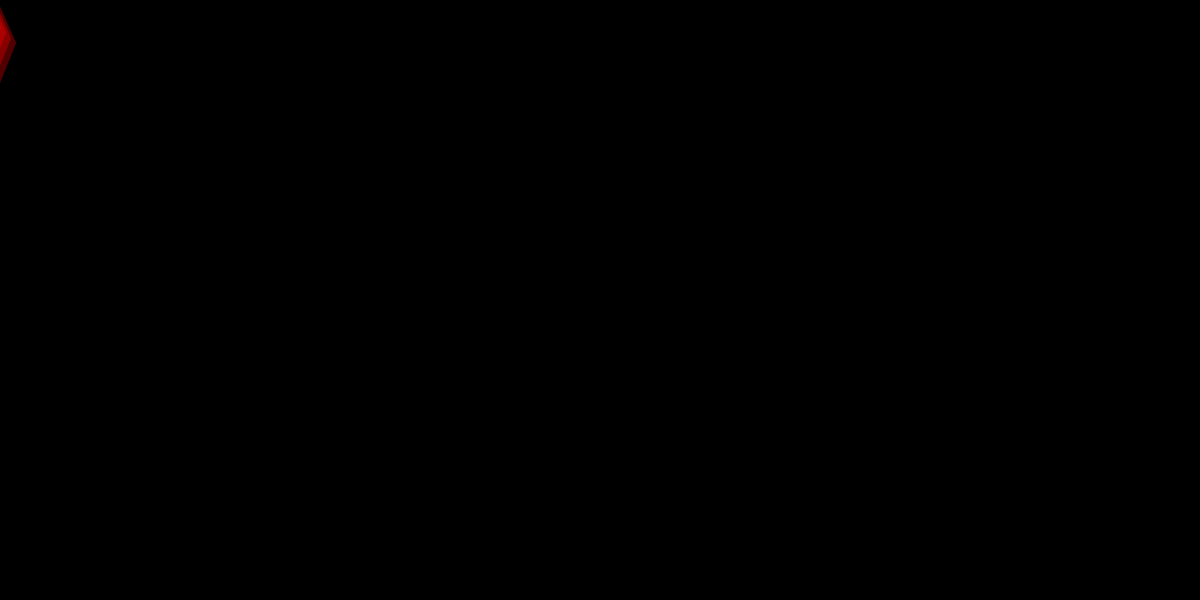
Frame 1 (no input)
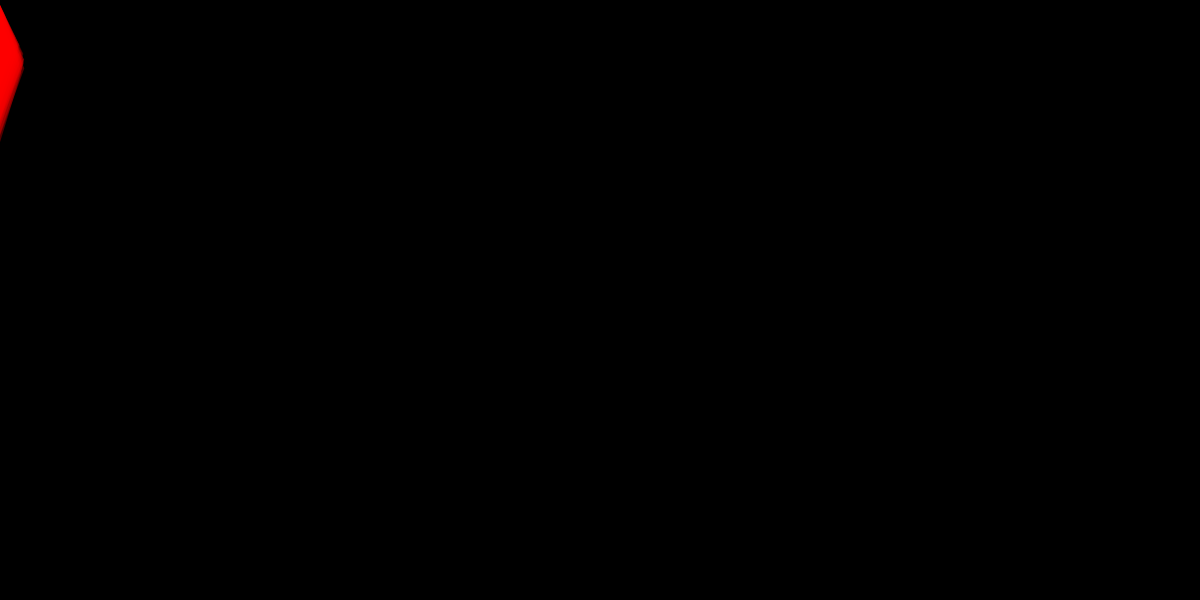
Frame 60 (the mouse pressed at the canvas centre just before this capture)
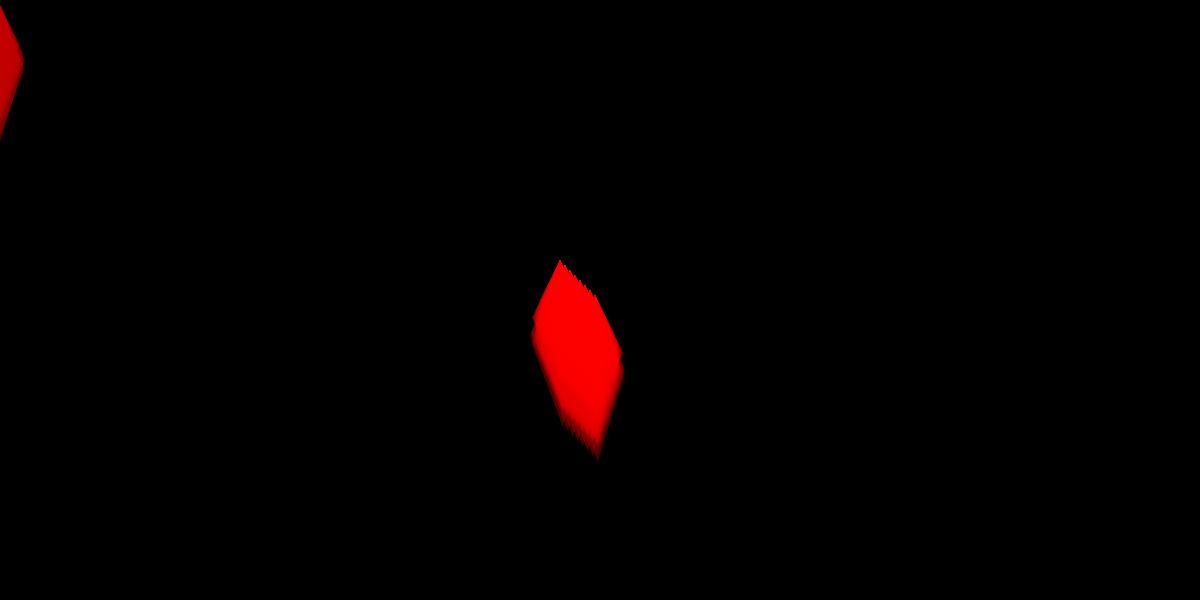
Frame 120 (the mouse held since frame 60 and released just before this capture)

The Processing sketch that drew these frames (run headless with seeded random() and noise(); from frame 60 on, the mouse is pressed at the canvas centre):

// Processing sketch: processing_8244
// ── processing_8244.pde

float width;
float height;
float rise = 0;

void setup(){
  size(1200,600);
  background(0);
  smooth();
}

void flame(){
  noStroke();
  fill(255,0,0,80);
  quad(mouseX+rise,mouseY+rise,mouseX+.5*width+rise,mouseY+.5*height+rise,
        mouseX+.05*width+rise,mouseY+height+rise,mouseX-.5*width+rise,mouseY+.5*height+rise);}
       
  

void draw(){
  fill(0,1);
  rect(0,0,1200,600);
  width = random(10, 60);
  height = random(2*width, 3*width);
  
  while(rise>-40){
    rise = rise - 5;
    flame();}
  rise = 0;
}

void mousePressed(){
  flame();}
